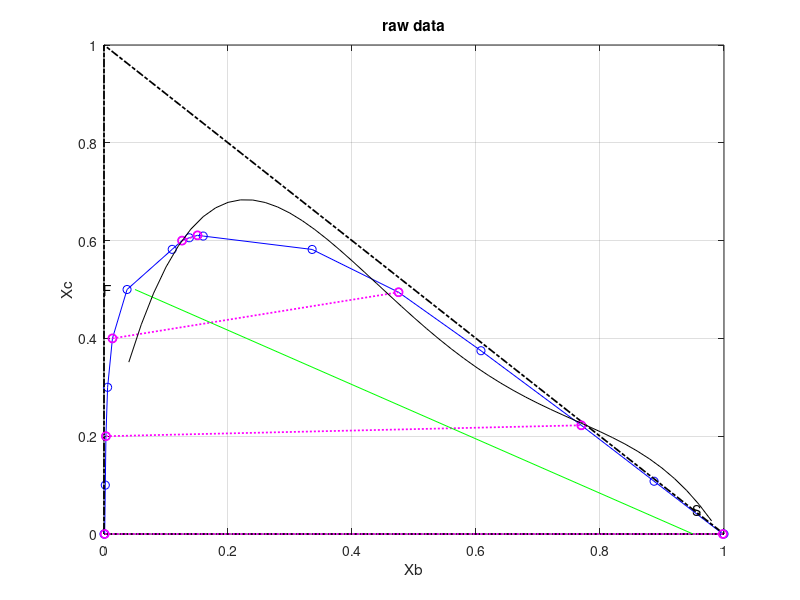

Write MATLAB code to recreate this figure.
clc;
clear;
B = [0 0.0011 0.0021 0.0031 0.0058 0.0136 0.0372 0.11 0.1259 0.1376 0.1508 0.16 0.3357 0.4751 0.608 0.7698 0.8872 0.9982 1];
C = [0 0 0.1 0.2 0.3 0.4 0.5 0.5821 0.6 0.6058 0.6107 0.6093 0.5819 0.4944 0.3748 0.2223 0.1079 0 0];
% A = 1 - B - C;

figure(1)
plot(B,C,'bo-');grid on;
hold on;

plot([0 1 0 0],[0 0 1 0], 'k-.', 'linewidth',1.25);
xlabel('Xb');ylabel('Xc');
title('raw data');
tiexc = [0, 0.2, 0.4, 0.6];
tieyc = [0.0, 0.2223, 0.4944, 0.6107];
tiexb = [0.0011, 0.0031, 0.0136, 0.1259];
tieyb = [0.9982, 0.7698, 0.4751, 0.1508];

%% Plotting the tie lines
for i = 1:length(tiexc)
plot([tiexb(i) tieyb(i)], [tiexc(i) tieyc(i)],'mo:','linewidth',1.25);
end

%% Slopes of the tie lines 
tie_slope = zeros(1,length(tiexc));
for i = 1:length(tiexc)
tie_slope(i) = (tieyc(i) - tiexc(i))/(tieyb(i) - tiexb(i));
end

%% Draw the feed line (FS line)
F = [0, 0.5];
S = [0.95, 0.05];
plot(S,F , 'g', 'linewidth', 0.35)
text(0,  0.5,'F');
text(0.95,  0.05,'S');

p1 = polyfit(B,C,4);
X_=0.04001:0.02:1;
f1 = polyval(p1,X_);
plot(X_,f1,'black')
% 
% S = 2500;
% F = 2000;
% 
% xbf = 0;
% xcf = 0.45;
% Rny = 0.04; %for Rnx need to find x point from LLE curve
% %finding Rnx(ybs) point
% ep=0.01;
% for i=0:0.01:0.5 
%     if polyval(p1, i)<=.04+ep && polyval(f1, i)>=.04-ep
% %         disp(i);
%         Rnx=i;
%         text(i,0.04 ,'Rn');
%         break;
%     end
% end
% 
% %finding Mx,My points
% M = F + S;
% ycs = Rny;
% ybs = 1-Rny;
% My = (F*xcf + S*ycs)/M; % x coordinate of the mixture point
% Mx = (F*xbf + S*ybs)/M; % y coordinate of the mixture point
% text(Mx,  My,'M');
% 
% % drawing the line RnM
% plot([Rnx, Mx], [Rny, My], 'o'); 
% hold on;
% m = (My - Rny) / (Mx - Rnx);% Calculate the slope (m) and y-intercept (b) of the line y = mx + b
% b = Rny - m * Rnx;
% x_val = linspace(Rnx, 1, 100); 
% y_val = m * x_val + b;
% plot(x_val, y_val, 'r');
% 
% %find intercept of RnM and LLE curve to get E point
% % Extract 
% syms x y;
% [ybe1,yce1] = vpasolve([y == poly2sym(p1), y == m * x + b],[x,y],[.5 1;0 .7]); %range=[x1 x2;y1 y2]
% text(ybe1,  yce1,'E');
% 
% 
% %Finding FE and RnS lines
% %for FE line F(xbf,xcf) E(ybe,yce)
% m2 = (yce1 - xcf) / (ybe1 - xbf);
% b2 = xcf - m2 * xbf; %intercept
% x_val2 = linspace(0, 1.8, 200); 
% y_val2 = m2 * x_val2 + b2;
% plot(x_val2, y_val2, 'b');
% %for RnS line Rn(xbn,xcn)(Rnx,Rny) S(ybs,ycs)
% m3 = (ycs - Rny) / (ybs - Rnx);
% b3 = Rny - m3 * Rnx;
% x_val3 = linspace(0, 1.8, 200); 
% y_val3 = m3 * x_val3 + b3;
% plot(x_val3, y_val3, 'b'); 
% 
% 
% %Finding delta point by solving FE and RnS lines
% syms x y;
% eq1 = y == m2*x + b2;
% eq2 = y == m3*x + b3;
% [Px, Py] = solve([eq1, eq2], [x, y]);
% text(Px,  Py,'P');
% 
% 
% %after gettig E1 we calculate R1(using tie) and then E2(using R1P line) and so on..
% stages=3;
% xbr = ones(1,stages);xcr = ones(1,stages);
% ybe = ones(1,stages);yce = ones(1,stages);
% yce(1)=yce1;ybe(1)=ybe1;
% syms x y
% %Finding the R1 point by using tie line
% %find eqation of tieline
% for i=1:stages
%     if (0 < yce(i)) && (yce(i) <= 0.098) %setting <yce >yce condition by using graph 
%     slope = 0 + (yce(i) - 0) * 0 / 0.098; % 0 
%     elseif (0.098 < yce(i)) && (yce(i) <= 0.249)
%     slope = tie_slope(1) + (yce(i) - 0.098) * (tie_slope(2) - tie_slope(1)) / (0.249 - 0.098);
%     elseif (0.249 < yce(i)) && (yce(i) <= 0.409)
%     slope = tie_slope(2) + (yce(i) - 0.249) * (tie_slope(3) - tie_slope(2)) / (0.409 - 0.249);
%     end
%     
%     x_vals = linspace(0, ybe(i), 10);
%     y_vals = slope * (x_vals - ybe(i) ) + yce(i);
%     intercept = (yce(i) - slope * ybe(i)); %y at x_vals=0
%     plot(x_vals, y_vals, 'r', 'linewidth', .05);
%     
%     %find equation R1 point by intercection of tie line and LLE curve
%     syms x y;
%     [xbr(i),xcr(i)] = vpasolve([y == poly2sym(p1), y == slope * x + intercept],[x,y],[0 .5;0 .7]); %range=[x1 x2;y1 y2]
%     text(xbr(i),xcr(i),['R', num2str(i)]);
%     
%     
%     
%     %find R1P line and find point E2 by intersection of LLE & R1P
%     %lineR1P   R1(xbr1,xcr1) P(Px,Py)
%     m4 = (Py - xcr(i)) / (Px - xbr(i));
%     b4 = xcr(i) - m4 * xbr(i);
%     x_val4 = linspace(0, Px, 200); 
%     y_val4 = m4 * x_val4 + b4;
%     plot(x_val4, y_val4, 'b'); 
%     %find intercept of R1P and LLE curve to get E2 point 
%     [ybe(i+1),yce(i+1)] = vpasolve([y == poly2sym(p1), y == m4 * x + b4],[x,y],[.5 1;0 .7]); %range=[x1 x2;y1 y2]
%     text(ybe(i+1),  yce(i+1),['E', num2str(i+1)]);
%     
% end
% 
% 
% %to find number of stages need to plot graph of conc oc c in raffinate atevery stage
% figure(2)
% plot(xcr, '-bo');
% xlabel("Number of stages");
% ylabel("Solute Fraction in raffinate");
% title("Solute Fraction vs no of stages");
% 
% disp("from the graph 0.04 fraction of c remain in raffinat after 10 stages")
% 
